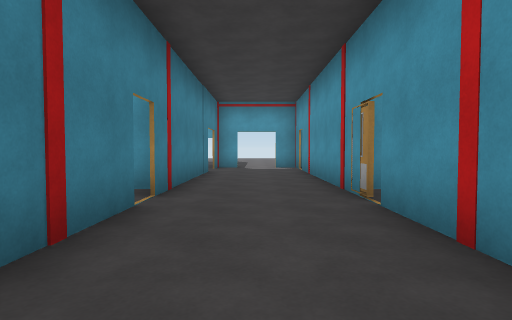
[1] (above)

22 first-person views from a walk through a Unity game level. The camera is 1.2 m above the floor, tilts 2° down and sees 80° across. The floor is counted in squares, 2 m on a side. Each view is taken from the middle of a square. On the plan, view 1 faces up. The plan holds only what a view shows up to about 9 squares ahead; the rest is blank. Some animated figures are not drawn. Door leaves are left out, so doorways stand open. Surface patterns are stand-ins for the level's own textures.

[2]
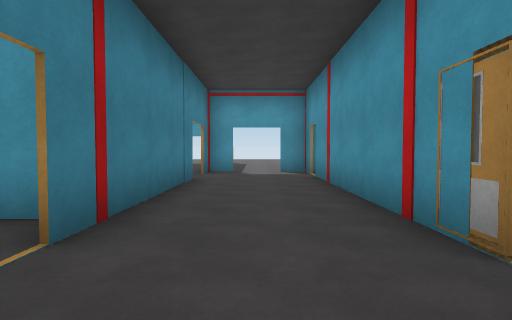

[3]
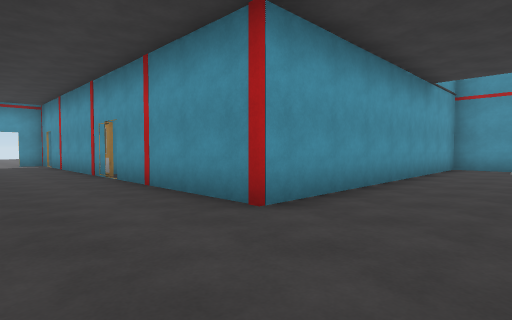

[4]
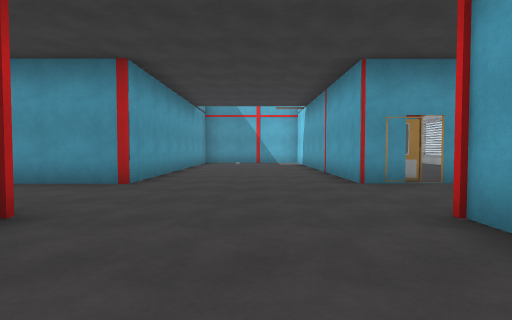

[5]
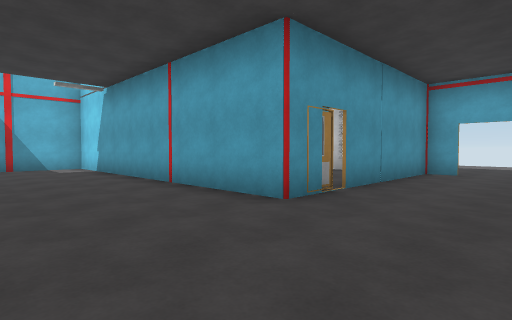

[6]
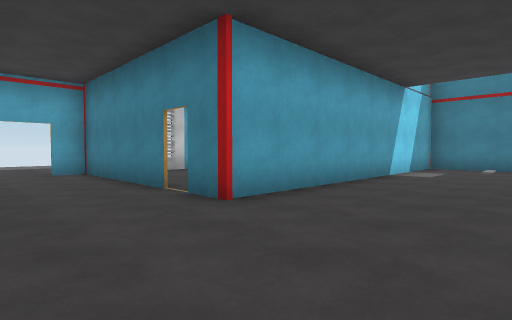

[7]
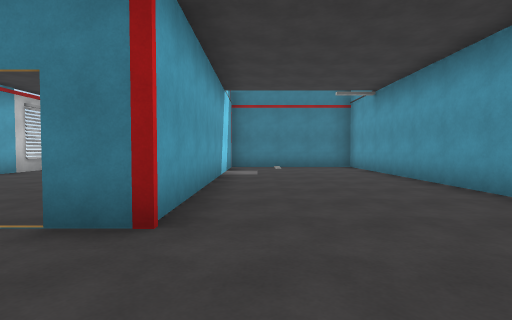

[8]
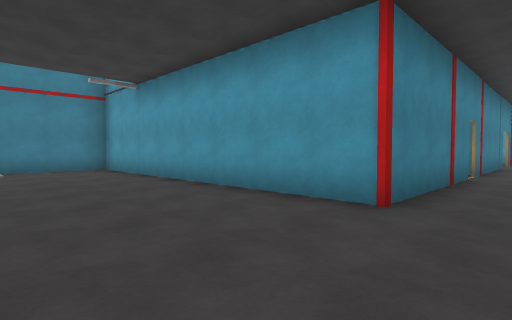

[9]
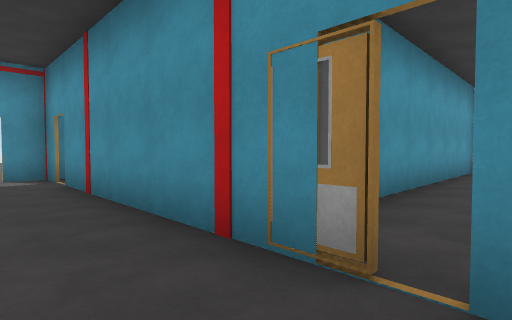

[10]
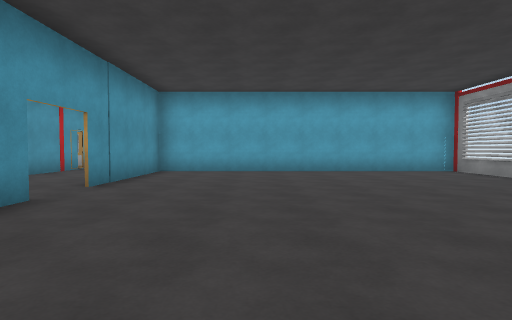

[11]
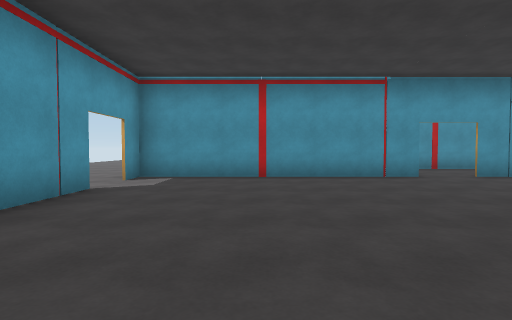

[12]
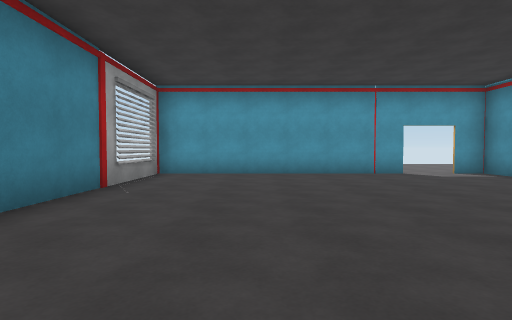

[13]
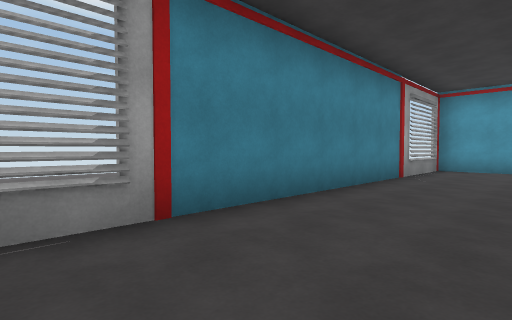

[14]
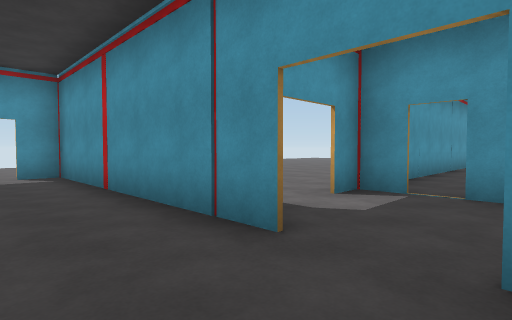

[15]
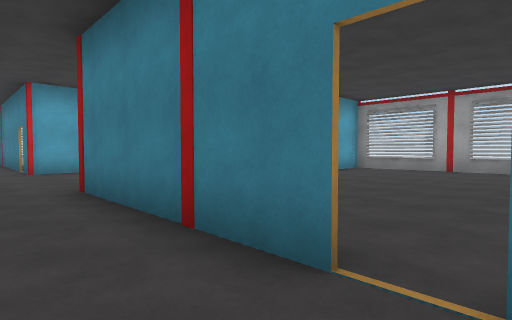

[16]
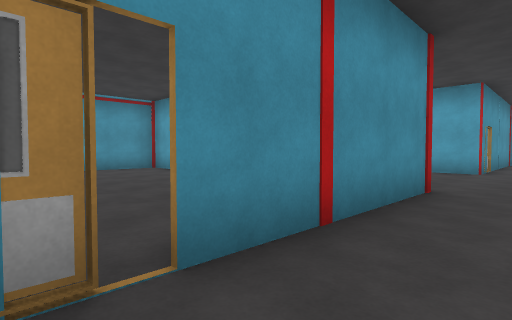

[17]
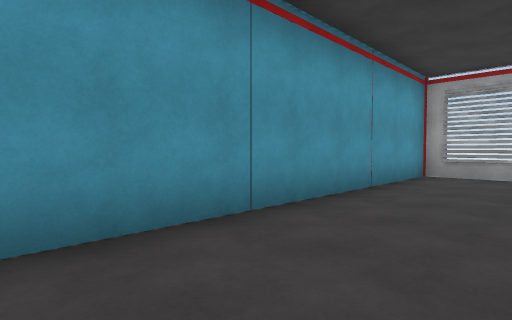

[18]
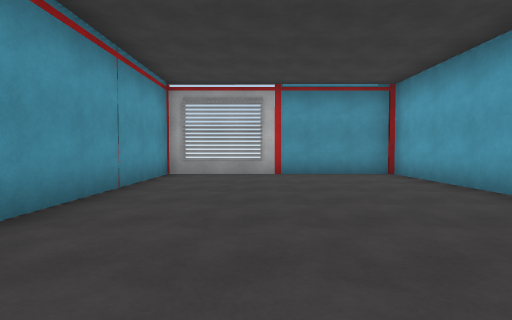

[19]
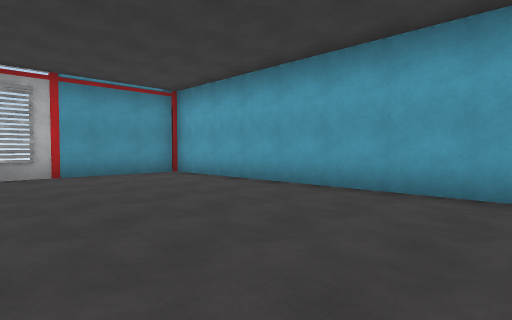

[20]
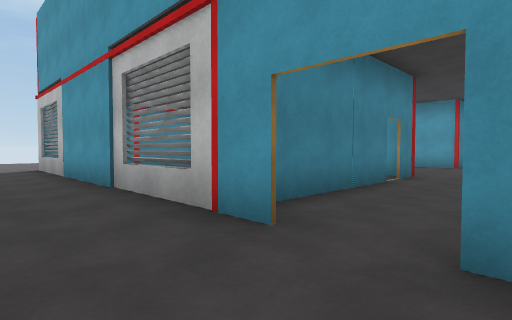

[21]
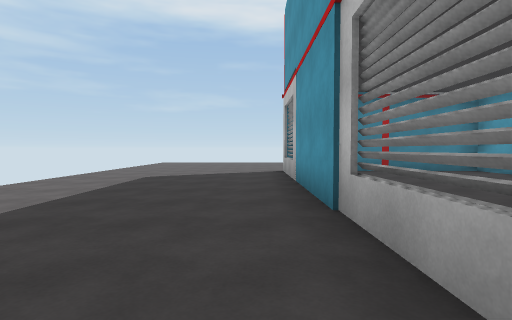

[22]
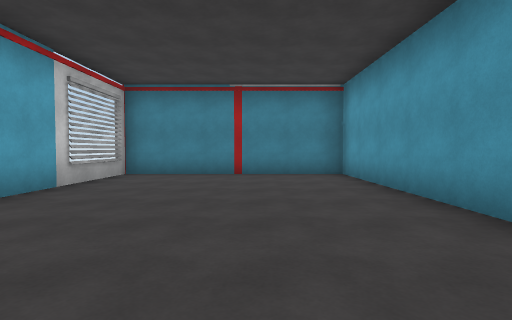

### Floor plan
Ten units are one square. View 1 is at (0, 0); x grows to the right and y downward. Boxes are objects, and circles mark ways between rooms. Rooms are numbered by the first view taken in them; rooms with no view inside come last. Other rooms are left out.
<svg viewBox="-100 -165 199 272">
<path fill="none" stroke="#000" d="M13 60 13 48 90 48M-13 62 -13 102M-13 -32 -13 8 -94 8 -94 44M13 -35 13 -89M13 102 13 62M-90 48 -13 48 -13 56M94 44 94 8 13 8 13 -32M-13 -82 -13 -39M-14 -94 -14 -155 -21 -155M-32 -155 -94 -155 -94 -47 -14 -47 -14 -82M12 -47 94 -47 94 -101 15 -101M-5 102 -95 102M-45 49 -94 49 -94 102 -58 102M-12 49 -19 49"/>
<circle cx="-10" cy="-90" r="3" fill="#2a7"/>
<circle cx="0" cy="100" r="3" fill="#2a7"/>
<circle cx="7" cy="-97" r="3" fill="#2a7"/>
<circle cx="-10" cy="60" r="3" fill="#2a7"/>
<circle cx="-25" cy="-160" r="3" fill="#2a7"/>
<text x="0" y="20">1</text>
<text x="-50" y="-110">2</text>
<text x="50" y="-80">3</text>
<text x="0" y="-110">4</text>
<text x="-50" y="70">5</text>
</svg>
Room 1 opens to room 2. Room 1 opens to room 4. Room 1 opens to room 5. Room 2 opens to room 4.

Where each view was taken, in squares from view 1:
view 1: 0 up, 0 right, facing up
view 2: 2 up, 0 right, facing up
view 3: 3 down, 1 left, facing up-right
view 4: 3 down, 4 left, facing right
view 5: 2 down, 1 left, facing down-right
view 6: 2 down, 1 right, facing down-left
view 7: 4 down, 1 right, facing left
view 8: 4 down, 0 right, facing up-left
view 9: 3 up, 0 right, facing up-right
view 10: 13 up, 4 left, facing down
view 11: 13 up, 8 left, facing right
view 12: 8 up, 7 left, facing up
view 13: 6 up, 7 left, facing up-left
view 14: 8 up, 3 left, facing up-right
view 15: 4 up, 0 right, facing down-left
view 16: 4 up, 0 right, facing down-right
view 17: 8 up, 2 right, facing up-right
view 18: 8 up, 2 right, facing right
view 19: 9 up, 2 right, facing down-right
view 20: 12 down, 1 right, facing up-left
view 21: 11 down, 1 left, facing left
view 22: 7 down, 2 left, facing left
